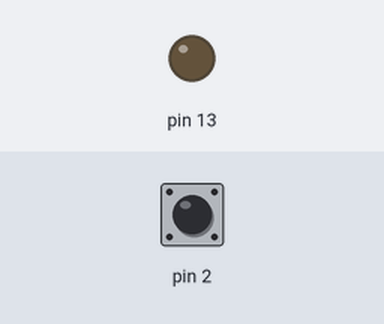
The sketch below on a simulated Arduino Uno, built with avr-gcc and run on an emulated ATmega328P. On the bench: output pins drawn as LEDs (lit = HIGH). The test bench sets the inputs (shaded band); at power-on: pin 2 HIGH.

Above: at 1.2 s.
1.3 s: pin 2 pulled LOW for 0.15 s
At 1.37 s:
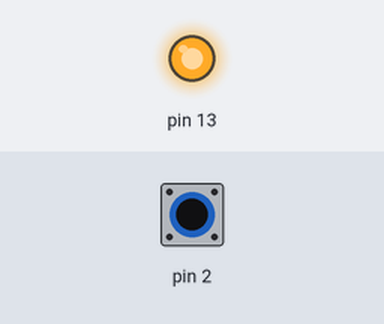
2.9 s: pin 2 pulled LOW for 3.2 s
At 7.2 s:
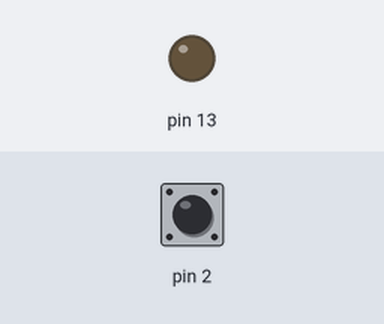
Timing chart, 0 to 8.7 s (numbered marks = the images above; inputs shaded):
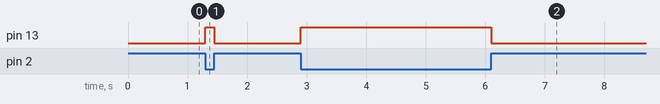

The sketch:

1botao.ino
```cpp
/**
 ACIONAMENTO LED COM UM BOTÃO
 @author Arthur Garcia Volpini
*/

int botao; // variavel usada para armazenar leitura do botão
void setup(){
  pinMode(13, OUTPUT);
  pinMode(2, INPUT_PULLUP);
}

void loop() {
  botao = digitalRead(2); // leiura do botão (1 não pressionada | 0 pressionado)
  if(botao ==0){
    digitalWrite(13, HIGH);
  } else {
    digitalWrite(13, LOW);
  }
}
```

Measured:
- after the input at 1.3 s, pin 13: LOW → HIGH at once, → LOW 0.15 s later
- after the input at 2.9 s, pin 13: LOW → HIGH at once, → LOW 3.2 s later
